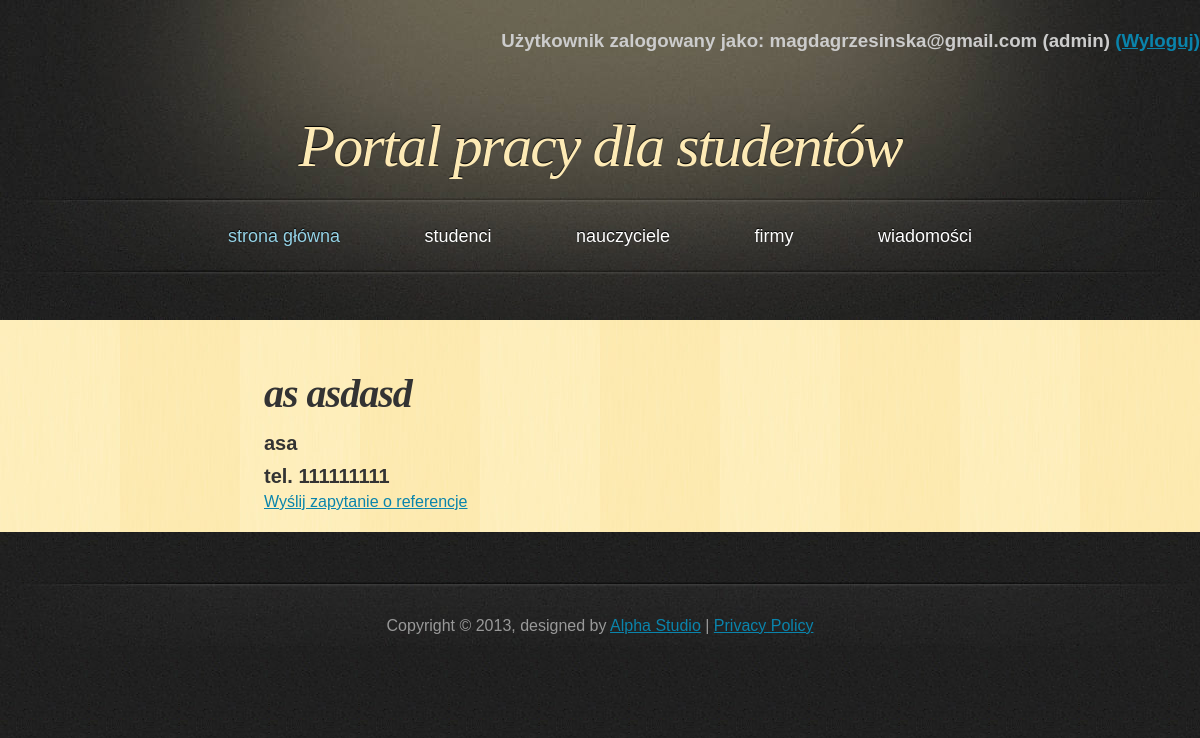
Screenshot of /PortalPracy/php/profile_teacher.php?id=6 (signed in) with the database file from the repository.
### tables this page shows
CREATE TABLE IF NOT EXISTS `teacher` (
  `teacher_id` int(11) NOT NULL AUTO_INCREMENT,
  `name` varchar(45) NOT NULL,
  `last_name` varchar(45) NOT NULL,
  `academic_degree` varchar(45) NOT NULL,
  `telephone` int(11) NOT NULL,
  `e_mail` varchar(50) NOT NULL,
  `password` varchar(100) NOT NULL,
  `active` tinyint(1) NOT NULL,
  `account_creation_date` date NOT NULL,
  PRIMARY KEY (`teacher_id`)
);

### PortalPracy/php/classDatabase.php (called while the page is built, shortened)
<?php
class Database {
    private $db;
    function __construct() {
        $this->server = 'localhost';
        $this->user = 'root';
        $this->password = '';
        $this->basename = 'data_base';
        $this->db = new mysqli($this->server, $this->user, $this->password, $this->basename);
        if ($this->db->connect_error) {
            die('Blad polaczenia z baza danych (' . $this->db->connect_errno . ') ' . $this->db->connect_error);
        } else {
            $this->db->query("SET NAMES 'utf8'");
        }
    }
    function get_teacher_data($id) {
        if ($result = $this->db->query("SELECT * FROM `teacher` WHERE `teacher_id`='$id'")) {
            if ($result->num_rows == 0) {
                return false;
            } else {
                $obj = $result->fetch_object();
                $array = array();
                $array['teacher_id']=$obj->teacher_id;
                $array['name'] = $obj->name;
                $array['last_name'] = $obj->last_name;
                $array['degree'] = $obj->academic_degree;
                $array['telephone'] = $obj->telephone;
                return $array;
            }
        }
    }
    function get_teacher_number() {
        if ($result = $this->db->query("SELECT * FROM `teacher`")) {
            $all = $result->num_rows;
        }
        return $all;
    }
}

### PortalPracy/php/profile_teacher.php (the view, shortened to what this page needs)
<!DOCTYPE html>
<html>
    <head>
        <link href="../css/style.css" rel="stylesheet" type="text/css" />
    </head>
    <body>
        <div id="header">
            <?php
            include_once 'classPage.php';
            ?>
            <h1><a href="index.php">Portal pracy dla studentów</a></h1>
        </div>
        <div id="main">
            <div id="content">
                <?php
                if (isset($_SESSION['name'])) {
                    include_once 'classDatabase.php';
                    $db = new Database();
                    if (!isset($_GET["id"])) {
                        if ($_SESSION['usertype'] == 'nauczyciel') {
                            $id = $_SESSION['id'];
                        } else {
                            $id = -1;
                        }
                    } else {
                        $id = $_GET['id'];
                    }
                    $allteachers = $db->get_teacher_number();
                    if ($id > $allteachers or $id == -1) {
                        echo "<h3>niepoprawny numer nauczyciela</h3>";
                    } else {
                        $data = $db->get_teacher_data($id);
                        echo "<h2 class='datas_list_name'>".$data['name']." ".$data['last_name']."</h2>";
                        echo "<h3 class='datas_list'>".$data['degree']."</h3>";
                        echo "<h3 class='datas_list'>tel. ".$data['telephone']."</h3>";
                        echo "<a href='send_request.php?teacher_id=".$data['teacher_id']."'>Wyślij zapytanie o referencje</a>";
                    }
                }
                ?>
            </div>
            <div id="sidebar">
            </div>
            <div class="clearing">&nbsp;</div>
        </div>
    </body>
</html>

### PortalPracy/css/style.css (style rules this page uses)
* { margin: 0; padding: 0; }
body { font: 16px "Trebuchet MS", Arial, Helvetica, sans-serif; color: #333333; background: #202020 url('../images/bg.jpg'); }
h1, h2 { font-family: Georgia, Times, serif; font-weight: normal; font-style: italic; }
h1 { font-size: 3em; letter-spacing: -2px; }
h2 { font-size: 2.5em; letter-spacing: -1px; }
a { text-decoration: underline; color: #0A84AC; }
#header, #menu, #footer { margin: 0 auto; width: 1200px; }
#header { height: 197px; background: #202020 url('../images/header.jpg'); }
#header h1 { font-size: 60px; text-align: center; text-shadow: 0px -1px 1px #000000; color: #FDEAB5; padding-top: 60px; }
#header h1 a { text-decoration: none; color: #FDEAB5; }
#main { width: 1120px; margin: 0 auto 50px auto; padding: 40px 40px 0 40px; background: #FEEBB2 url('../images/main.jpg'); }
#content { float: right; width: 80%; padding: 0 0 20px 0; }
#sidebar { float: left; width: 20%; padding: 0 0 20px 0; }
.clearing { clear: both; height: 1px; overflow: hidden; }
.datas_list { font-size: 20px; margin-top: 10px; margin-bottom: 5px; }
.datas_list_name { font-size: 40px; font-weight: bold; margin-top: 10px; margin-bottom: 15px; }

### rows the page displays
teacher: name "as", last_name "asdasd", academic_degree "asa", telephone "111111111"

### other values shown
$_SESSION['name'] "magdagrzesinska@gmail.com"
$_SESSION['usertype'] "admin"
